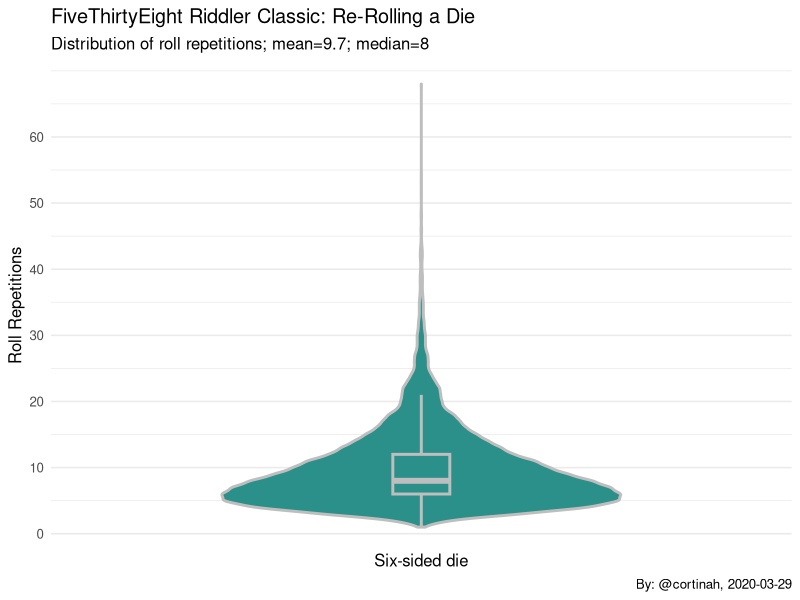
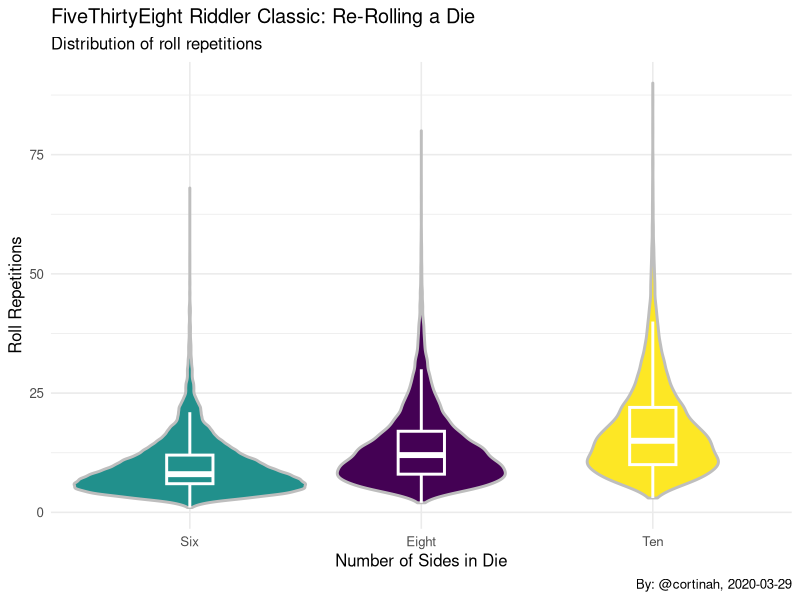
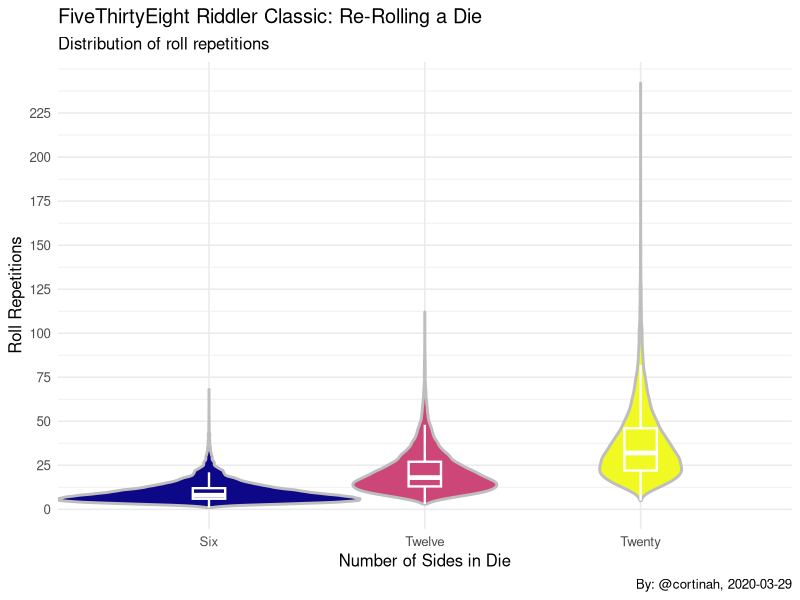

These charts were generated, in order, by the following R code:
## ---- chunk 1
dice_game <- function(n=6) {
  rolls <- sample(n, n, replace=TRUE)
  unique_rolls <- unique(rolls)
  count <- 1

  while(length(unique_rolls) > 1) {
    rolls <- sample(rolls, n, replace=T)
    unique_rolls <- unique(rolls)
    count <- count + 1
    }  
  return(count)
}
## ---- chunk 2
set.seed(12345)
games <- replicate(20000, dice_game(), simplify = T)
mean(games)
fivenum(games)
sd(games)/sqrt(length(games))
## ---- chunk 3
library(ggplot2)
games <- as.data.frame(games)

ggplot(games, aes(x=6, y=games, fill=6)) +geom_violin(width=1.4, size=1, color='grey') +
  scale_x_discrete() +geom_boxplot(color='grey', width=0.2, outlier.shape=NA, size=1) +
  scale_fill_viridis_c() +theme_minimal(base_size = 12) +
  labs(title='FiveThirtyEight Riddler Classic: Re-Rolling a Die',
       subtitle='Distribution of roll repetitions; mean=9.7; median=8',
       y='Roll Repetitions', x='Six-sided die', caption='By: @cortinah, 2020-03-29') +
  theme(legend.position = "none") +scale_y_continuous(breaks = seq(0,60,10))
## ---- chunk 4
games_8 <- replicate(20000, dice_game(8), simplify = T)
games_10 <- replicate(20000, dice_game(10), simplify = T)

games_8 <- as.data.frame(games_8)
games_10 <- as.data.frame(games_10)

games_8 <- cbind(games, games_8, games_10)
colnames(games_8) <- c('Six', 'Eight','Ten')
library(tidyr)
games_8 <- gather(games_8)

ggplot(games_8, aes(x=key, y=value, fill=key)) +geom_violin(width=1, size=1, color='grey') +
  scale_x_discrete(limits = c('Six','Eight','Ten')) +
  geom_boxplot(color='white', width=0.2, outlier.shape=NA, size=1) +
  scale_fill_viridis_d(option = 'D') +theme_minimal(base_size = 12) +
  labs(title='FiveThirtyEight Riddler Classic: Re-Rolling a Die',
       subtitle='Distribution of roll repetitions',
       y='Roll Repetitions', x='Number of Sides in Die', caption='By: @cortinah, 2020-03-29') +
  theme(legend.position = "none") +scale_y_continuous(breaks = seq(0,125,25))


games_12 <- replicate(20000, dice_game(12), simplify = T)
games_20 <- replicate(20000, dice_game(20), simplify = T)

games_12 <- as.data.frame(games_12)
games_20 <- as.data.frame(games_20)

games_12 <- cbind(games, games_12, games_20)
colnames(games_12) <- c('Six', 'Twelve','Twenty')

games_12 <- gather(games_12)

ggplot(games_12, aes(x=key, y=value, fill=key)) +geom_violin(width=1.4, size=1, color='grey') +
  scale_x_discrete(limits = c('Six','Twelve','Twenty')) +
  geom_boxplot(color='white', width=0.15, outlier.shape=NA, size=0.8) +
  scale_fill_viridis_d(option = 'C') +theme_minimal(base_size = 12) +
  labs(title='FiveThirtyEight Riddler Classic: Re-Rolling a Die',
       subtitle='Distribution of roll repetitions',
       y='Roll Repetitions', x='Number of Sides in Die', caption='By: @cortinah, 2020-03-29') +
  theme(legend.position = "none") +scale_y_continuous(breaks = seq(0,225,25))
